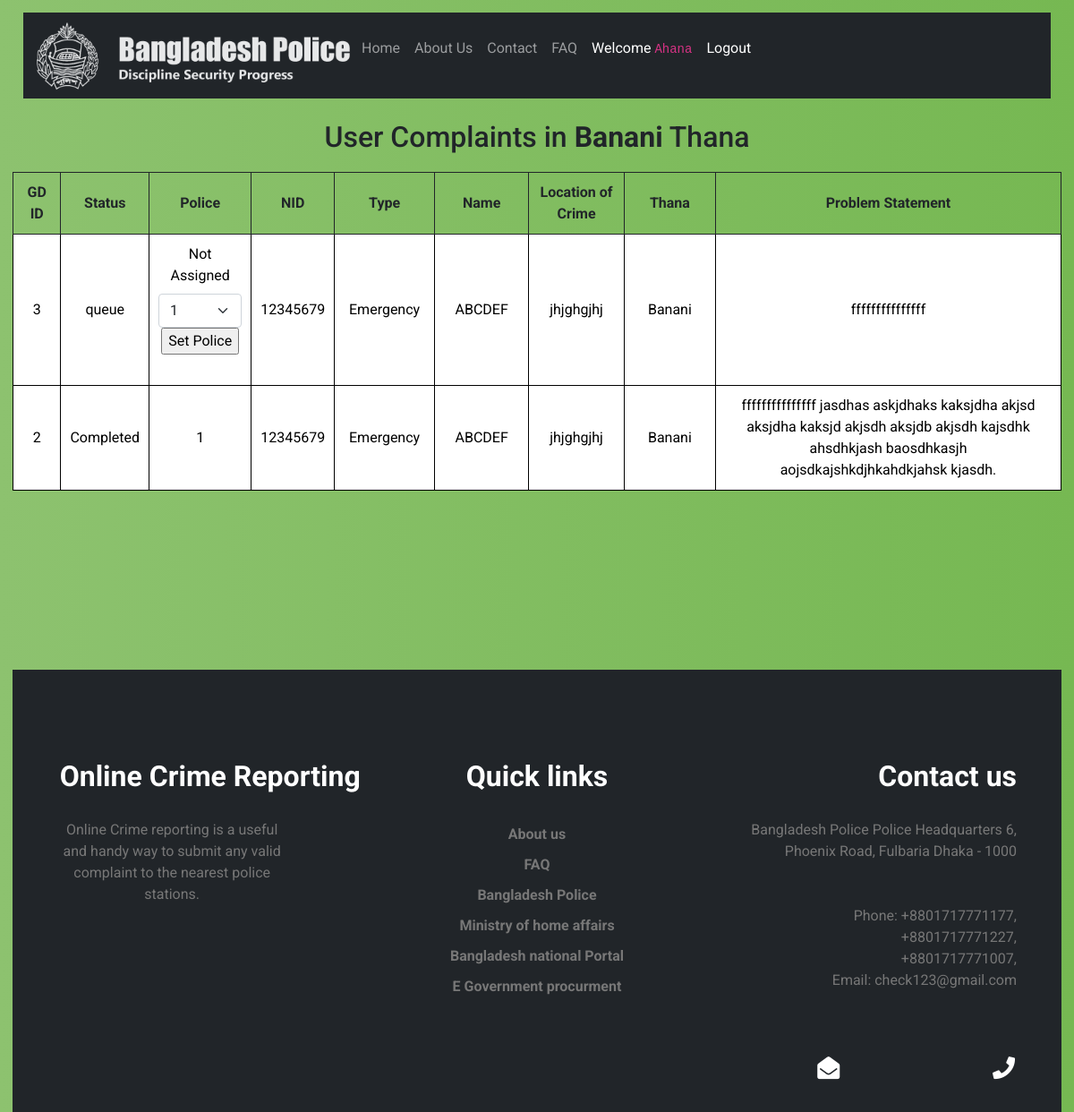
Page /Pages/thanaComplaints.php (signed in) on the committed database.
### tables this page shows
CREATE TABLE `gd` (
  `gdid` int(9) NOT NULL,
  `nid` bigint(30) NOT NULL,
  `type` varchar(20) NOT NULL,
  `name` varchar(40) NOT NULL,
  `location of crime` varchar(255) NOT NULL,
  `thana name` varchar(30) NOT NULL,
  `problem statement` text NOT NULL,
  `photo` varchar(255) NOT NULL,
  `status` varchar(20) NOT NULL,
  `pid` int(11) NOT NULL
);

### Pages/thanaComplaints.php (the view, shortened to what this page needs)
<?php
  include "../php/db.php";
?>
<!DOCTYPE html>
<html lang="en">
<head>
    <link href="../css/bootstrap.min.css" rel="stylesheet">
    <link rel="stylesheet" href="../css/style.css">
    <link rel="stylesheet" href="../css/responsive.css">
  <link rel="stylesheet" type="text/css" href="../css/login_style.css">
  <link rel="stylesheet" href="https://cdnjs.cloudflare.com/ajax/libs/font-awesome/4.7.0/css/font-awesome.min.css">
  <link rel="stylesheet" href="https://use.fontawesome.com/releases/v5.15.1/css/all.css">
    <link href="../css/historytable.css" rel="stylesheet">
</head>
<body>
<div class="container-fluid">
    <?php
        include "../php/navbar.php";
    ?>
</div>
<?php
      $iid = $_SESSION['iid'];
      $query="SELECT gd.gdid, gd.status, gd.nid, gd.type, gd.name as uname, gd.`location of crime`, gd.`thana name` as gdthana, gd.`problem statement`, gd.pid FROM `incharge` join `thana` on incharge.tid = thana.tid
      join `gd` on thana.thana_name = gd.`thana name`
    --   join `police` on police.pid=gd.pid
      where incharge.id = '$iid' order by gdid desc limit 10000";
      $result=mysqli_query($conn,$query);
      $rows=mysqli_fetch_assoc($result);
?>
<div>
  <br>
<h2> User Complaints in <b><?php echo  $rows['gdthana']?></b> Thana </h2>
<table id="t">
  <thead>
    <tr>
      <th scope="col">GD ID</th>
      <th scope="col">Status</th>
      <th scope="col">Police </th>
      <th scope="col">NID</th>
      <th scope="col">Type</th>
      <th scope="col">Name</th>
      <th scope="col">Location of Crime</th>
      <th scope="col">Thana</th>
      <th scope="col">Problem Statement</th>
    </tr>
  </thead>
  <?php
      while($rows){
  ?>
  <tbody style="background-color: white; color: black;">
      <tr>
        <td class="five"><?php echo $rows['gdid']; ?></td>
        <td class="status"><?php echo $rows['status']; ?></td>
        <td class="twenty"><?php
            if($rows['pid']!='-1') echo $rows['pid'];
            else {
                echo'
                <form method="post" action="../php/thanaUpdatePolice.php" >
                    <label for="policeid" class="form-label">Not Assigned</label>
                        <select id="policeid" class="form-select" name="policeid">';
                            $tid = $_SESSION['tid'];
                            $query2="select * from police where tid='$tid'";
                            $result2=mysqli_query($conn,$query2);
                            while($rows2=mysqli_fetch_assoc($result2)){
                                echo '<option value='.$rows2[pid].'>'.$rows2[pid].'</option>';
                            }
                        echo '</select>
                        <input type="submit" name="submit" value="Set Police" />
                    </label>
                </form>';
            }
        ?> <br>
        </td>
        <td class="five"><?php echo $rows['nid']; ?></td>
        <td class="ten"><?php echo $rows['type']; ?></td>
        <td class="ten"><?php echo $rows['uname']; ?></td>
        <td class="twenty"><?php echo $rows['location of crime']; ?></td>
        <td class="ten"><?php echo $rows['gdthana']; ?></td>
        <td class="cproblem"><?php echo $rows['problem statement']; ?></td>
      </tr>
    </tbody>
  <?php
    $rows=mysqli_fetch_assoc($result);
    }
  ?>
</table>
</div>
<?php
    include "../php/footer.php";
    ?>
</body>
</html>

### php/navbar.php (shortened to what this page needs)
<nav class="navbar navbar-expand-lg navbar-dark bg-dark dmenu">
            <div class="container-fluid dmenudiv">
                <img src="../images/logo2.png">
              <div class="collapse navbar-collapse" id="navbarSupportedContent">
                <ul class="navbar-nav me-auto mb-2 mb-lg-0">
                  <li class="nav-item">
                    <a class="nav-link" aria-current="page" href="home.php">Home</a>
                  </li>
                  <li class="nav-item">
                    <a class="nav-link" href="../Pages/about.php">About Us</a>
                  </li>
                  <li class="nav-item">
                    <a class="nav-link" aria-current="page" href="../Pages/contact.php">Contact</a>
                  </li>
                  <li class="nav-item">
                    <a class="nav-link" href="../Pages/faq.php">FAQ</a>
                  </li>
                  <li class="nav-item dropdown">
                    <?php
                      if(isset($_SESSION['nid'])) {
                        echo '<p class="nav-link" style="color: white;"> Welcome <code>'.$_SESSION["name"].'</code></p>';
                        echo '<li class="nav-item">
                          <a class="nav-link active" aria-current="page" href="../php/logout_session.php">Logout</a>
                          </li>';
                        }
                        elseif(isset($_SESSION['aid'])) {
                          echo '<p class="nav-link" style="color: white;"> Welcome <code> '.$_SESSION["aname"].' </code></p>';
                          echo '<li class="nav-item">
                            <a class="nav-link active" aria-current="page" href="../php/logout_session.php">Logout</a>';
                        }
                        elseif(isset($_SESSION['pid'])) {
                          echo '<p class="nav-link" style="color: white;"> Welcome <code> '.$_SESSION["pname"].' </code></p>';
                          echo '<li class="nav-item">
                            <a class="nav-link active" aria-current="page" href="../php/logout_session.php">Logout</a>';
                        }
                        elseif(isset($_SESSION['iid'])) {
                          echo '<li class="nav-item">
                            <p class="nav-link" style="color: white;"> Welcome <code> '.$_SESSION["iname"].' </code></p>
                          </li>';
                          echo '<li class="nav-item">
                            <a class="nav-link active" aria-current="page" href="../php/logout_session.php">Logout</a>
                            </li>';
                      }
                    ?>
                    </li>
                </ul>
              </div>
            </div>
          </nav>

### php/footer.php
<div class="foot bg-dark">
          <div class="row" style="margin-top:200px; padding: 100px 50px; padding-bottom: 20px;">
            <div class="col-lg-4">
            <h2> Online Crime Reporting</h2>
                <p style="padding-right:85px; padding-top: 20px;">
                  Online Crime reporting is a useful and handy way to submit any valid complaint to the nearest police stations.
                </p>
            </div>
            <div class="col-lg-4">
            <h2> Quick links</h2>
              <ul>
                      <li><a href="../pages/about.php">About us</a></li>
                      <li><a href="../pages/faq.php">FAQ</a></li>
                      <li><a href="https://www.police.gov.bd/">Bangladesh Police</a></li>
                      <li><a href="http://www.mha.gov.bd/">Ministry of home affairs</a></li>
                      <li><a href="https://bangladesh.gov.bd/index.php">Bangladesh national Portal</a></li>
                      <li><a href="https://www.eprocure.gov.bd/">E Government procurment</a></li>
                    </ul>
            </div>
            <div class="col-lg-4" style="text-align: right;">
            <h2 style="padding-bottom: 20px;">Contact us</h2>
              <p>
                Bangladesh Police Police Headquarters 6, Phoenix Road, Fulbaria Dhaka - 1000<br><br><br>
                Phone: +8801717771177,<br>
                +8801717771227,<br>
                +8801717771007,<br>
                Email: check123@gmail.com
              </p>
            </div>
    </div>
    <div class="tray container-fluid" slyle="color:white;">
      <ul>
        <li>
          <a href="mailto:oic_opscr@police.gov.bd"><i class="fa fa-envelope-open"></i></a>
        </li>
        <li>
          <a href="https://www.facebook.com/BangladeshPoliceOfficialPage"><i class="fa fa-facebook"></i></a>
        </li>
        <li>
          <a href="https://www.youtube.com/channel/UCiEciIZfqbetHCJe6oCi6FQ"><i class="fa fa-youtube"></i></a>
        </li>
        <li>
          <a href="https://twitter.com/bd_police"><i class="fa fa-twitter"></i></a>
        </li>
        <li>
          <a href="tel:+8801794064545"><i class="fa fa-phone"></i></a>
        </li>
      </ul>
    </div>
</div>

### css/style.css (style rules this page uses)
body { background-size: cover; background-image: url(../Images/bg1.jpg); background-position: center; }
body, html { width: 100%; max-width: 100%; height: 100%; font-family: "Lato"; color: #212529; }
.foot { color: white; padding-bottom: 0; margin-bottom: -21px; }
.foot p { color: #777; }
.foot a { text-decoration: none; color: #777; font-weight: bold; }
.foot ul li { list-style-type: none; padding: 5px 0px; }
.foot ul { padding-left: 0; padding-top: 20px; }
.foot h2 { font-weight: bold; }
.tray { text-align: right; }
.tray ul { padding-right: 30px; }
.tray ul li { display: inline-block; padding: 0px 10px; padding-bottom: 30px; }
.tray ul li a { font-size: 25px; color: white; }

### css/login_style.css (style rules this page uses)
body { background: #76b852; background: -webkit-linear-gradient(right, #76b852, #8DC26F); background: -moz-linear-gradient(right, #76b852, #8DC26F); background: -o-linear-gradient(right, #76b852, #8DC26F); background: linear-gradient(to left, #76b852, #8DC26F); font-family: "Roboto", sans-serif; -webkit-font-smoothing: antialiased; -moz-osx-font-smoothing: grayscale; }

### css/historytable.css (style rules this page uses)
body { padding: 14px; text-align: center; }
table { width: 100%; margin: 20px auto; table-layout: auto; }
table, td, th { border-collapse: collapse; }
th, td { padding: 10px; border: solid 1px; text-align: center; }
.cproblem { width: 40%; }
.five { width: 5%; }
.ten { width: 10%; }
.twenty { width: 10%; }

### rows in the picture
gd: thana name "Banani", gdid "3", status "queue", nid "12345679", type "Emergency", name "ABCDEF", location of crime "jhjghgjhj", problem statement "fffffffffffffff"
gd: gdid "2", status "Completed", pid "1", nid "12345679", type "Emergency", name "ABCDEF", location of crime "jhjghgjhj", thana name "Banani", problem statement "fffffffffffffff jasdhas askjdhaks kaksjdha akjsd aksjdha kaksjd akjsdh aksjdb akjsdh kajsdhk ahsdhkjash baosdhkasjh aojsdkajshkdjhkahdkjahsk kjasdh."

### other values in the picture
$_SESSION["iname"] "Ahana"
form field policeid "1"
